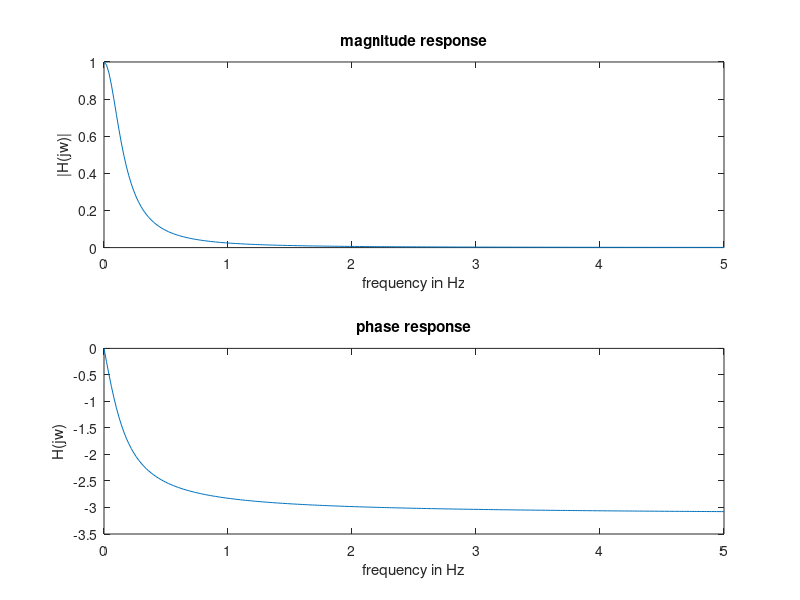

Here is the MATLAB script that generated this plot:
clc;
close all;

f = 0:0.02:5;                                               % frequency axis

w= 2.*pi.*f;                                              % angular frequency axis

H = (1./ (1-(w.^2)+ (1i.*2*w) ));                         % frequency response calculation

subplot(2,1,1);
plot(f,abs(H));                                           % Plotting the magnitude response
title("magnitude response");
xlabel("frequency in Hz");
ylabel("|H(jw)|");

subplot(2,1,2);
plot(f,angle(H));
title("phase response");                                  % Plotting the frequency response
xlabel("frequency in Hz");
ylabel("H(jw)");